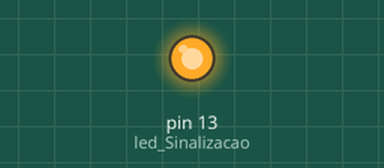
Simulated run of this program. Board: Arduino Uno, built with avr-gcc and run on an emulated ATmega328P. Parts: output pins drawn as LEDs (lit = HIGH).

Above: at 1.0 s.
At 3.0 s:
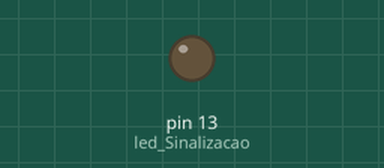
Timing chart, 0 to 5.2 s (numbered marks = the images above):
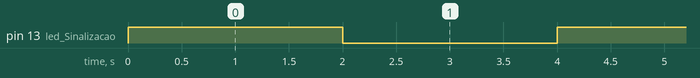

The program:

main.cpp
```cpp
/*******************************************************************************
   Título:      TCC  Engenharia Mecatrônica.

   Descrição:   C L P   ---  I H M

   Processador: ARDUINO Uno

   Geração Multifolhas - Função Millis


   Desenvolvido: MRPRO Tecnologia e Automação

   Autor: Tecnologo. Marcelo Rodrigues     Crea-SP 5070505617

   Data de Inicio: 07/06/2025       Versão:   2025.1.0


*******************************************************************************/
/* ============================================================================

                                       _
                                      / \
                                     |oo >
                                     _\=/_
                    ___         #   /  _  \   #
                   /<> \         \\//|/.\|\\//
                 _|_____|_        \/  \_/  \/
                | | === | |          |\ /|
                |_|  0  |_|          \_ _/
                 ||  0  ||           | | |
                 ||__*__||           | | |
                |* \___/ *|          []|[]
                /=\ /=\ /=\          | | |
________________[_]_[_]_[_]_________/_]_[_\___________________________________

============================================================================== */

// ========================================================================================================
// --- Bibliotecas Auxiliares ---

#include <Arduino.h>
#include <SPI.h>
#include <Wire.h>
#include <avr/interrupt.h>
#include <avr/io.h>


#include "Config_mcu.h"


void setup() {


            config_mcu ();

}


void loop() {

         Funcionamento_Sistema ();

   }
```

Config_mcu.h
```cpp
/********************************Função que configura Pinos do MCU**************************************

                                   configuração para placa Mega ADK

********************************************************************************************************/
/*******************************************************************************************************/
/* Arquivos de inclusão */

#ifndef Config_mcu_h_
#define Config_mcu_h_


// ======================================================================================================
// --- Protótipo das Funções ---

                                      void config_mcu ();
                           void Funcionamento_Sistema ();


#endif
```

Config_mcu.cpp
```cpp
/************************************************************************************************************

                                      configurações Mega ADK
************************************************************************************************************/

                                   /* Arquivos de Bibliotecas */

 // ========================================================================================================
// --- Bibliotecas Auxiliares --- //

#include <Arduino.h>
#include <SPI.h>
#include <Wire.h>
#include <avr/interrupt.h>
#include <avr/io.h>


/**********************************************************************************************************/
                                        /* Arquivos de inclusão */


#include "config_mcu.h"


#define led_Sinalizacao 13


unsigned long ultimaMudanca = millis();                       // variável para contagem de tempo sinalização do funcionamento do programa


// ======================================================================================================
// --- Função de inicialização do AVR 2560 ADK---
// ======================================================================================================
// --- Objetos ---
 void config_mcu()

 {


   pinMode(led_Sinalizacao,OUTPUT);                                    // configura digital 13 como saida


 }


 void Funcionamento_Sistema ()

   {
        if ((millis() - ultimaMudanca) < 2000)
        {
        digitalWrite(led_Sinalizacao, HIGH);
        }
        else
        {
        digitalWrite(led_Sinalizacao,LOW);
        }
        if((millis() - ultimaMudanca) > 4000)
        {
            ultimaMudanca = millis();
        }

 }

 
```

Measured:
- by itself, pin 13 (led_Sinalizacao): alternates HIGH for 2.0 s and LOW for 2.0 s
